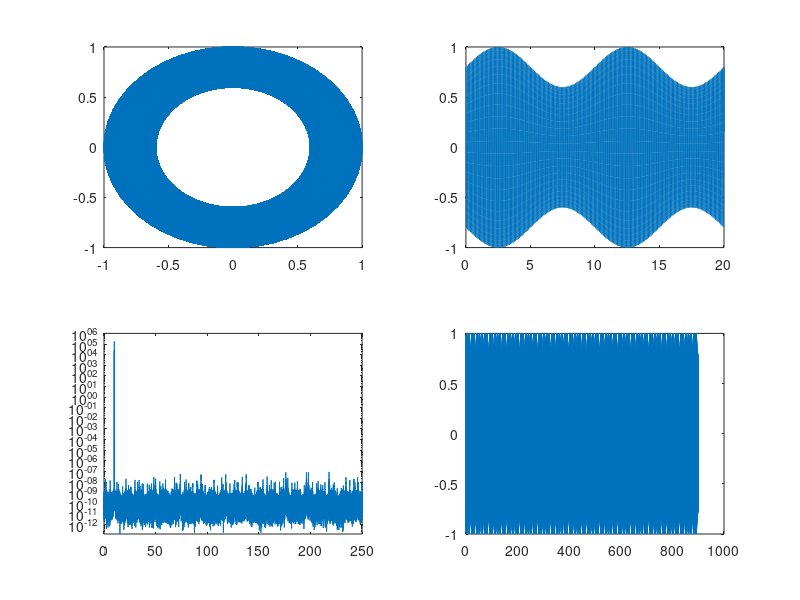

Reproduce this figure in MATLAB. (Note: this script raises an error after producing the figure.)
%%
% Generate 'Signal'
clear;clc
f = 10;  % carry frequency
Fs = 500;  % sampling rate
n = (1:450000)./Fs;
N = length(n);  % number of samples
CarrySignal = 2*pi*f*n;
% AM
mt = 0.2*sin(2*pi*n*0.1);  % message, 0.1 is message frequency
enve = 0.8*ones(1, length(n))+mt;  % generate envelop
Signal = (enve.*exp(i*CarrySignal))';  % modulate
a = real(Signal);
figure(1);
subplot(2,2,1)
plot(Signal);

xaxis = (0:length(a)-1)./Fs;
subplot(2,2,2)
plot(xaxis, a); axis([0 20 -1 1]);

freqSig = abs(fft(a, N));
freq = Fs*(0:N-1)/N;
subplot(2,2,3);
semilogy(freq, freqSig); axis([0 Fs/2 0 10^(6)]);

subplot(2,2,4)
plot(xaxis, a);

%%
% Send 'Signal' parameter
CenterFrequency = 800e6;
BasebandSampleRate = 1e5;
txPluto = sdrtx('Pluto', 'RadioID', 'usb:0', ...
    'CenterFrequency', CenterFrequency, ...
    'BasebandSampleRate', BasebandSampleRate, ...
    'ChannelMapping',1, ...
    'Gain',0);

% receive Signal parameter
rxPluto = sdrrx('Pluto','RadioID','usb:0', ...
    'CenterFrequency', CenterFrequency,...
    'BasebandSampleRate', BasebandSampleRate, ...
    'ChannelMapping',1, ...
    'OutputDataType','double', ...
    'SamplesPerFrame',length(Signal), ...
    'Gain',30);

%%
i=1;
while i
    txPluto(Signal);
    i=i-1;
end

% disp('send finish');

% data: the Signal received
% datavalid: if data if valid or not
% overflow: if data is overflow or not
[data,datavalid,overflow] = rxPluto();

%%
% the original data received
figure(2)
rd = 3*real(data);
subplot(2,2,1)
plot(data);

subplot(2,2,2)
xaxis = (0:length(rd)-1)./Fs;
plot(xaxis, rd); axis([0 20 -1 1]);

freqSig = abs(fft(rd, N));
freq = Fs*(0:N-1)/N;
subplot(2,2,3);
semilogy(freq, freqSig); axis([0 Fs/2 0 10^(6)]);

subplot(2,2,4)
xaxis = (0:length(rd)-1)./Fs;
plot(xaxis, rd);

%%
% data go through Butter
figure(3)
subplot(2,2,1)
plot(data);

Wn = f*2/Fs;
[butter1, butter2] = butter(2, Wn, 'low');  % 2 Butter
y = filter(butter1, butter2, rd);
subplot(2,2,2)
xaxis = (0:length(rd)-1)./Fs;
plot(xaxis, y); axis([0 20 -1 1]);

freqSig = abs(fft(y, N));
freq = Fs*(0:N-1)/N;
subplot(2,2,3);
semilogy(freq, freqSig); axis([0 Fs/2 0 10^(6)]);

subplot(2,2,4)
xaxis = (0:length(rd)-1)./Fs;
plot(xaxis, y);
